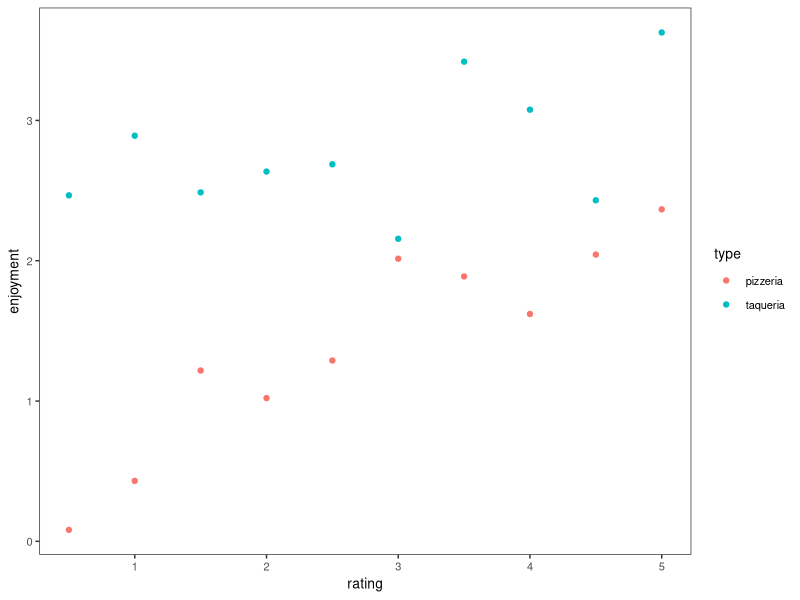

This chart was generated by the following R code:
## ---- chunk 1

library(knitr)
library(psych)
library(dplyr)
library(ggplot2)
library(broom)
library(kableExtra)
library(gridExtra)

knitr::opts_chunk$set(echo = T, warning = F, message = F)
theme_set(theme_bw() + theme(panel.grid = element_blank(), text = element_text(size = 10)))

## ---- chunk 2

set.seed(123)

# fake data frame
food_df <- data.frame(type = rep(c('pizzeria','taqueria'), each = 10),
                      type_num = rep(c(0.5, 1), each = 10),
                      rating = rep(seq(0.5, 5, by = 0.5), 2))
food_df$enjoyment <- food_df$type_num * food_df$rating + rnorm(nrow(food_df), mean = 0, sd = 0.3)
food_df$enjoyment[food_df$type_num == 1] <- 3 + rnorm(10, mean = 0, sd = 0.5)

food_df_mean <- food_df %>%
  group_by(type) %>%
  summarise(mean_enjoyment = mean(enjoyment))

# plot
p2 <- ggplot(data = food_df, aes(x = rating, y = enjoyment, color = type)) +
  geom_point()
p2
